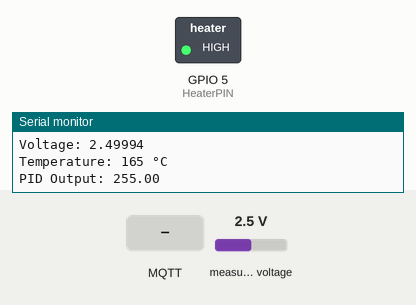
Recording of a program running on a simulated ESP32-S3. Shown: switched loads named in the program (green lamp = pin HIGH), the last lines printed to the serial monitor. The inputs (shaded band) are chosen by the test bench; at power-on: measured voltage 2.5 V. WiFi joins after 1.5 s; servers stay silent unless stated; random numbers use the default seed unless the program sets one; no MQTT or app messages arrive unless stated; pins used as bus, display or sensor lines are not drawn.

Above: at 2.7 s.
2.8 s: MQTT message "testking" arrives on the first subscribed topic
At 4.4 s:
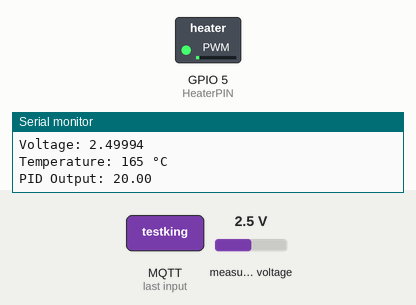
4.7 s: MQTT message "200" arrives on the first subscribed topic
At 6.3 s:
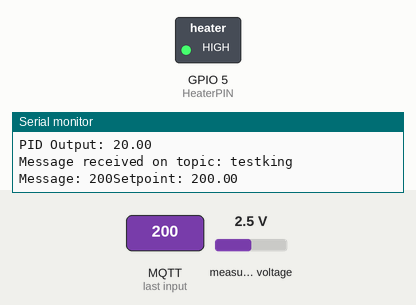
6.7 s: measured voltage set to 2.9 V
At 7.8 s:
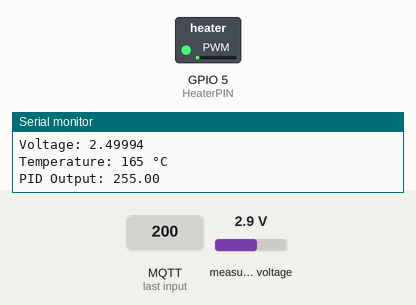
8.2 s: measured voltage set to 3.8 V
At 9.3 s:
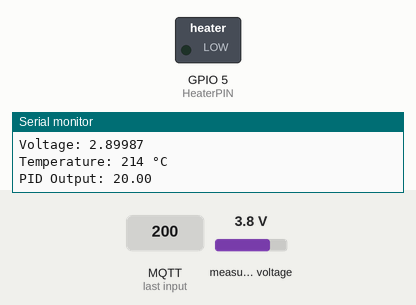
Timing chart, 0 to 11.2 s (numbered marks = the images above; inputs shaded):
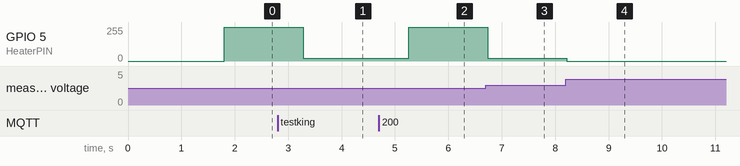

The program:

main.cpp
```cpp
#include <Arduino.h>
#include <WiFi.h>
#include <PID_v1.h>
#include <Wifimanager.h>
#include <PubSubClient.h>
#include <Adafruit_ADS1X15.h>
#include <SPI.h>
#include <Wire.h>

#define VCC 3.264       // Voltage of ESP32
#define ThermistorPIN 4 // Thermistor is connected to GPIO 4
#define HeaterPIN 5     // Heater is connected to GPIO 5
#define stepPin 6       // Stepper motor is connected to GPIO 6
#define limit1 1
#define limit2 2
#define MSG_BUFFER_SIZE (50)

const char *mqtt_server = "172.203.134.8";

float ResistorValue = 4700; // 4k7 Ohm
float beta = 3950;          // Beta factor
float T0 = 298.15;          // 25°C in Kelvin
float R0 = 100000;          // 100k Ohm at 25°C

double setpoint = 220;
double input, output;

double Kp = 18, Ki = 0, Kd = 0;

WiFiClient espClient;
PubSubClient client(espClient);
PID myPID(&input, &output, &setpoint, Kp, Ki, Kd, DIRECT);
Adafruit_ADS1115 ads;


// PWM configuration
const int pwmChannel = 0;
const int pwmFrequency = 400;
const int pwmResolution = 8;

// PubSubClient client(espClient);
unsigned long lastMsg = 0;
unsigned long previousMillis = 0;
const long interval = 1000;
int16_t adcValue;
float voltage;
int motorSpeed = 600;


void reconnect()
{
  // Loop until we're reconnected
  while (!client.connected())
  {
    Serial.print("Attempting MQTT connection...");
    // Create a random client ID
    String clientId = "ESP8266Client-";
    clientId += String(random(0xffff), HEX);
    // Attempt to connect
    if (client.connect(clientId.c_str()))
    {
      Serial.println("Connected");
      // Once connected, publish an announcement...
      client.publish("iotfrontier/mqtt", "iotfrontier");
      // ... and resubscribe
      client.subscribe("testking");
      client.subscribe("petamen/motorspeed");
    }
    else
    {
      Serial.print("failed, rc=");
      Serial.print(client.state());
      Serial.println(" try again in 5 seconds");
      // Wait 5 seconds before retrying
      delay(5000);
    }
  }
}

void mqttCallback(char *topic, byte *payload, unsigned int length)
{
  String messageBuffer;
  Serial.print("Message received on topic: ");
  Serial.println(topic);

  Serial.print("Message: ");
  for (unsigned int i = 0; i < length; i++)
  {
    Serial.print((char)payload[i]);

    messageBuffer += (char)payload[i];
  }
  if (String(topic) == "testking")
  {
    setpoint = messageBuffer.toFloat();
    Serial.print("Setpoint: ");
    Serial.println(setpoint);
  }

  else if (String(topic) == "petamen/motorspeed")
  {
    motorSpeed = messageBuffer.toInt();
    Serial.print("Motor speed: ");
    Serial.println(motorSpeed);
  }

  Serial.println();
}

int termNom = 100000; // Thermistor reference resistance

int refTemp = 25;

float current;

float readTemp()
{
  adcValue = ads.readADC_SingleEnded(0);
  voltage = ads.computeVolts(adcValue);

  float resistance = ResistorValue * (VCC / voltage - 1);

  float tempK = 1 / ((log(resistance / R0) / beta) + 1 / T0);

  float tempCelsius = tempK - 273.15;

  return tempCelsius;
}

void wifiManager()
{

  WiFiManager wifiManager;

  // wifiManager.resetSettings();

  if (!wifiManager.autoConnect("PETAMEN ESP32", "password"))
  {
    Serial.println("failed to connect and hit timeout");
    delay(3000);
    ESP.restart();
  }

  Serial.println("Connected to WiFi!");
  Serial.println("IP address: ");
  Serial.println(WiFi.localIP());
}

void temp_display()
{
  unsigned long currentMillis = millis();
  if (currentMillis - previousMillis >= interval)
  {
    previousMillis = currentMillis;
    Serial.print("ADC Value:");
    Serial.println(adcValue);

    Serial.print("Voltage: ");
    Serial.println(voltage, 5);

    Serial.print("Temperature: ");
    Serial.print(input, 0);
    Serial.println(" °C");

    Serial.print("PID Output: ");
    Serial.println(output);

    char tempStr[6];
    dtostrf(input, 4, 0, tempStr);
    client.publish("petamen/temp", tempStr);
  }
}

void stepper()
{
  for (int i = 0; i < 200; i++)
  {
    digitalWrite(stepPin, HIGH);
    delayMicroseconds(motorSpeed); // Adjust delay for speed control
    digitalWrite(stepPin, LOW);
    delayMicroseconds(motorSpeed); // Adjust delay for speed control
  }
}

void setup()
{
  Serial.begin(115200);
  pinMode(ThermistorPIN, INPUT);
  pinMode(HeaterPIN, OUTPUT);
  pinMode(stepPin, OUTPUT);
  pinMode(limit1, INPUT);

  myPID.SetMode(AUTOMATIC);
  ledcSetup(pwmChannel, pwmFrequency, pwmResolution);
  ledcAttachPin(HeaterPIN, pwmChannel);

  // Wire.begin(8, 9);

  if (!ads.begin())
  {
    Serial.println("ADS1115 tidak terdeteksi!");
    while (1)
      ;
  }
  Serial.println("ADS1115 berhasil diinisialisasi.");

  // Clear the display buffer
  wifiManager();

  client.setServer(mqtt_server, 1883);
  client.setCallback(mqttCallback);

  reconnect();
}

void loop()
{

  if (!client.connected())
  {
    reconnect();
  }

  client.loop();

  if (limit1 == HIGH)
  {
    stepper();
  }

  input = readTemp();

  myPID.Compute();

  if (output < 20)
  {
    output = 20;
  }

  ledcWrite(pwmChannel, output);
  stepper();
  temp_display();
}
```

Measured:
- the behaviour switches between 2.7 and 2.8 V on measured voltage (found by bisection; images 2 and 3)
- after the input at 2.8 s, GPIO 5 (HeaterPIN): 255/255 → 20/255 after 0.48 s
- after the input at 4.7 s, GPIO 5 (HeaterPIN): 20/255 → 255/255 after 0.56 s
- after the input at 6.7 s, GPIO 5 (HeaterPIN): 255/255 → 20/255 at once
- after the input at 8.2 s, GPIO 5 (HeaterPIN): 20/255 → 0/255 at once
